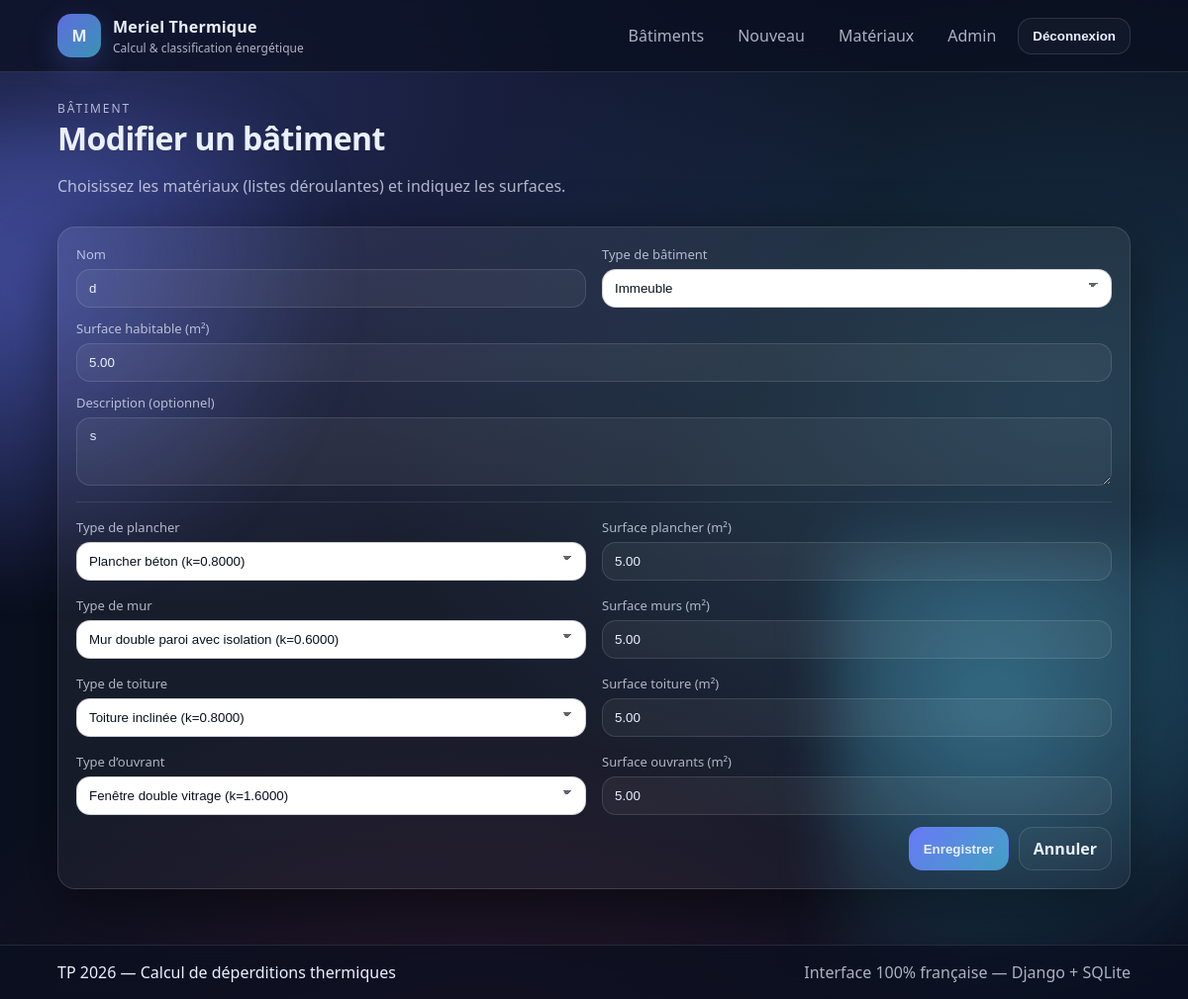
Page /batiments/1/modifier/ (signed in) on the committed database.
### thermo/models.py (models this page shows, shortened)
class Batiment(models.Model):
    nom = models.CharField(max_length=140)
    description = models.TextField(blank=True)
    cree_le = models.DateTimeField(default=timezone.now, editable=False)
    categorie = models.ForeignKey(
        CategorieBatiment,
        verbose_name="Type de bâtiment",
        on_delete=models.PROTECT,
    )
    surface_habitable_m2 = models.DecimalField(
        "Surface habitable (m²)",
        max_digits=10,
        decimal_places=2,
        validators=[MinValueValidator(Decimal("0.01"))],
    )
    type_plancher = models.ForeignKey(TypePlancher, on_delete=models.PROTECT)
    surface_plancher_m2 = models.DecimalField(
        "Surface plancher (m²)",
        max_digits=10,
        decimal_places=2,
        validators=[MinValueValidator(Decimal("0"))],
    )
    type_mur = models.ForeignKey(TypeMur, on_delete=models.PROTECT)
    surface_mur_m2 = models.DecimalField(
        "Surface murs (m²)",
        max_digits=10,
        decimal_places=2,
        validators=[MinValueValidator(Decimal("0"))],
    )
    type_toiture = models.ForeignKey(TypeToiture, on_delete=models.PROTECT)
    surface_toiture_m2 = models.DecimalField(
        "Surface toiture (m²)",
        max_digits=10,
        decimal_places=2,
        validators=[MinValueValidator(Decimal("0"))],
    )
    type_ouvrant = models.ForeignKey(TypeOuvrant, on_delete=models.PROTECT)
    surface_ouvrants_m2 = models.DecimalField(
        "Surface ouvrants (m²)",
        max_digits=10,
        decimal_places=2,
        validators=[MinValueValidator(Decimal("0"))],
    )
    class Meta:
        ordering = ["-cree_le", "nom"]

### thermo/views.py (the view)
# urls.py: path("batiments/<int:pk>/modifier/", views.batiment_modifier, name="batiment_modifier"),
@login_required
def batiment_modifier(request: HttpRequest, pk: int) -> HttpResponse:
    batiment = get_object_or_404(Batiment, pk=pk)
    if request.method == "POST":
        form = BatimentForm(request.POST, instance=batiment)
        if form.is_valid():
            form.save()
            messages.success(request, "Modifications enregistrées.")
            return redirect("thermo:batiment_detail", pk=batiment.pk)
    else:
        form = BatimentForm(instance=batiment)
    return render(request, "thermo/batiment_form.html", {"form": form, "mode": "modification", "batiment": batiment})

### thermo/models.py (called while the page is built)
    def __str__(self) -> str:
        return f"{self.nom} (k={self.k})"

    def __str__(self) -> str:
        return self.nom

### templates/thermo/batiment_form.html (shortened to what this page needs)
{% extends "base.html" %}
{% block content %}
  <div class="pagehead">
    <div>
      <div class="kicker">Bâtiment</div>
      <h1 class="h1">{% if mode == "modification" %}Modifier{% else %}Créer{% endif %} un bâtiment</h1>
      <p class="muted">Choisissez les matériaux (listes déroulantes) et indiquez les surfaces.</p>
    </div>
  </div>
  <form method="post" class="card form">
    <div class="grid grid--2">
      <div class="field">
        <label class="label" for="{{ form.nom.id_for_label }}">Nom</label>
        {{ form.nom }}
      </div>
      <div class="field">
        <label class="label" for="{{ form.categorie.id_for_label }}">Type de bâtiment</label>
        {{ form.categorie }}
      </div>
    </div>
    <div class="field">
      <label class="label" for="{{ form.surface_habitable_m2.id_for_label }}">Surface habitable (m²)</label>
      {{ form.surface_habitable_m2 }}
    </div>
    <div class="field">
      <label class="label" for="{{ form.description.id_for_label }}">Description (optionnel)</label>
      {{ form.description }}
    </div>
    <div class="divider"></div>
    <div class="grid grid--2">
      <div class="field">
        <label class="label" for="{{ form.type_plancher.id_for_label }}">Type de plancher</label>
        {{ form.type_plancher }}
      </div>
      <div class="field">
        <label class="label" for="{{ form.surface_plancher_m2.id_for_label }}">Surface plancher (m²)</label>
        {{ form.surface_plancher_m2 }}
      </div>
      <div class="field">
        <label class="label" for="{{ form.type_mur.id_for_label }}">Type de mur</label>
        {{ form.type_mur }}
      </div>
      <div class="field">
        <label class="label" for="{{ form.surface_mur_m2.id_for_label }}">Surface murs (m²)</label>
        {{ form.surface_mur_m2 }}
      </div>
      <div class="field">
        <label class="label" for="{{ form.type_toiture.id_for_label }}">Type de toiture</label>
        {{ form.type_toiture }}
      </div>
      <div class="field">
        <label class="label" for="{{ form.surface_toiture_m2.id_for_label }}">Surface toiture (m²)</label>
        {{ form.surface_toiture_m2 }}
      </div>
      <div class="field">
        <label class="label" for="{{ form.type_ouvrant.id_for_label }}">Type d’ouvrant</label>
        {{ form.type_ouvrant }}
      </div>
      <div class="field">
        <label class="label" for="{{ form.surface_ouvrants_m2.id_for_label }}">Surface ouvrants (m²)</label>
        {{ form.surface_ouvrants_m2 }}
      </div>
    </div>
    <div class="actions">
      <button class="btn btn--primary" type="submit">
        {% if mode == "modification" %}Enregistrer{% else %}Créer{% endif %}
      </button>
      <a class="btn btn--ghost" href="{% url 'thermo:batiment_liste' %}">Annuler</a>
    </div>
  </form>
{% endblock %}

### static/css/app.css (style rules this page uses)
:root { --bg:#0b1020; --panel:rgba(255,255,255,.06); --panel2:rgba(255,255,255,.09); --text:#eaf0ff; --muted:rgba(234,240,255,.72); --border:rgba(255,255,255,.12); --shadow: 0 18px 60px rgba(0,0,0,.45); --primary:#6d7dff; --primary2:#52d6ff; --danger:#ff4666; --ring: 0 0 0 4px rgba(109,125,255,.22); --radius: 18px; --radius2: 14px; --mono: ui-monospace,SFMono-Regular,Menlo,Monaco,Consolas,"Liberation Mono","Courier New",monospace; --sans: ui-sans-serif,system-ui,-apple-system,"Segoe UI",Roboto,Helvetica,Arial,"Apple Color Emoji","Segoe UI Emoji"; --select-bg:#ffffff; --select-text:#0b1020; --select-border:rgba(11,16,32,.18); }
* { box-sizing:border-box }
html,body { height:100% }
body { margin:0; font-family:var(--sans); color:var(--text); background: radial-gradient(1200px 800px at 10% 10%, rgba(109,125,255,.25), transparent 65%), radial-gradient(1200px 800px at 90% 40%, rgba(82,214,255,.18), transparent 60%), radial-gradient(1000px 700px at 40% 110%, rgba(255,70,102,.12), transparent 60%), var(--bg); overflow-x:hidden; }
html { color-scheme: dark }
.h1 { margin:0 0 6px; font-size:32px; letter-spacing:-.6px }
.kicker { font-size:12px; color:var(--muted); text-transform:uppercase; letter-spacing:.16em }
.muted { color:var(--muted) }
.card { background: linear-gradient(180deg, rgba(255,255,255,.07), rgba(255,255,255,.045)); border:1px solid var(--border); border-radius: var(--radius); box-shadow: var(--shadow); padding:18px; }
.grid { display:grid; grid-template-columns: 1.25fr .75fr; gap:16px }
.grid--2 { grid-template-columns: 1fr 1fr }
.btn { appearance:none; border:0; cursor:pointer; padding:10px 14px; border-radius: 14px; font-weight:700; color:var(--text); background: rgba(255,255,255,.06); border:1px solid var(--border); transition: .2s transform, .2s background, .2s border-color; text-decoration:none; display:inline-flex; align-items:center; justify-content:center; gap:8px; }
.btn--primary { background: linear-gradient(135deg, rgba(109,125,255,.95), rgba(82,214,255,.65)); border-color: rgba(109,125,255,.35) }
.btn--ghost { background: rgba(255,255,255,.03) }
.pagehead { display:flex; align-items:flex-end; justify-content:space-between; gap:12px; margin-bottom:14px; flex-wrap:wrap }
.form { display:grid; gap:12px }
.field { display:grid; gap:6px }
.label { font-size:13px; color:var(--muted) }
.form-control { width:100%; padding:11px 12px; border-radius: 14px; border:1px solid rgba(255,255,255,.12); background: rgba(255,255,255,.05); color: var(--text); outline:none; transition:.2s border-color,.2s background,.2s transform; }
textarea.form-control { resize: vertical }
select.form-control { color-scheme: light; background-color: var(--select-bg); color: var(--select-text); border-color: var(--select-border); appearance: none; background-image: linear-gradient(45deg, transparent 50%, rgba(11,16,32,.65) 50%), linear-gradient(135deg, rgba(11,16,32,.65) 50%, transparent 50%); background-position: calc(100% - 18px) calc(50% - 3px), calc(100% - 13px) calc(50% - 3px); background-size: 5px 5px, 5px 5px; background-repeat: no-repeat; padding-right: 40px; }
option, optgroup { color: #0b1020; background: #ffffff; }
.actions { display:flex; gap:10px; justify-content:flex-end; flex-wrap:wrap }
.divider { height:1px; background: rgba(255,255,255,.10); margin:4px 0 }

### rows in the picture
Batiment: nom "d", categorie "Immeuble", surface_habitable_m2 "5.00", description "s", type_plancher "Plancher béton (k=0.8000)", surface_plancher_m2 "5.00", type_mur "Mur double paroi avec isolation (k=0.6000)", surface_mur_m2 "5.00", type_toiture "Toiture inclinée (k=0.8000)", surface_toiture_m2 "5.00", type_ouvrant "Fenêtre double vitrage (k=1.6000)", surface_ouvrants_m2 "5.00"
